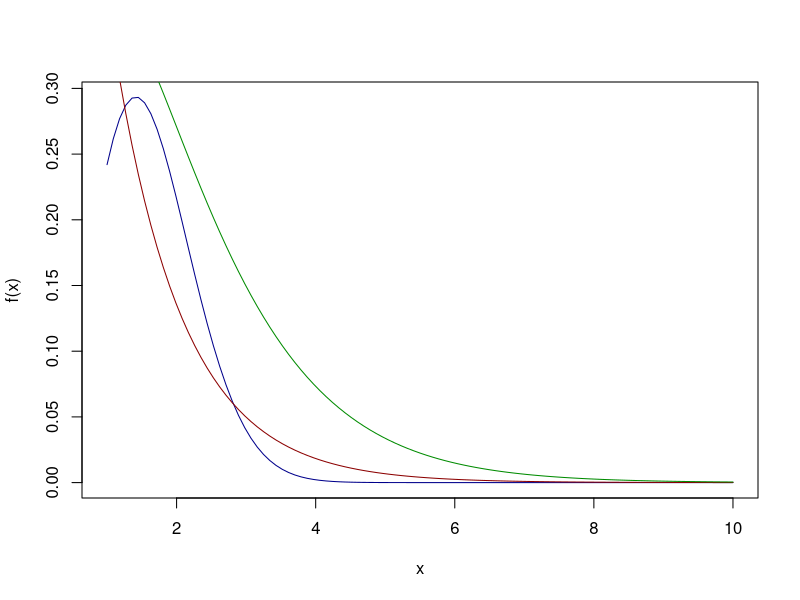

Write R code to recreate this figure.
## ---- chunk 1

g1 <- function(x){
  exp(-x)*I(x>=0)*I(x<=0.5)
}
n1 <- 10000

#Sampling from Uniform (0,0.5)
u1 <- runif(n1, 0, 0.5)
gx1 <- g1(u1)
theta.hat1 <- 0.5*mean(gx1)

#Sampling from Exponential
e1 <- rexp(n1)
fgx1 <- g1(e1)/exp(-e1)
theta.star1 <- mean(fgx1)

#Simulations for Variance
theta1_1 <- integer(n1)
theta1_2 <- integer(n1)
for(i in 1:n1){
  U <- runif(n1, 0, 0.5)
  Y1_1 <- g1(U)
  theta1_1[i] <- mean(Y1_1)*0.5
  
  E <- rexp(n1)
  Y1_2 <- g1(E)/exp(-E)
  theta1_2[i] <- mean(Y1_2)
}

v1_1 <- var(theta1_1)
v1_2 <- var(theta1_2)

## ---- chunk 2
n2 <- 10000
theta2_1 <- integer(n2)
theta2_2 <- integer(n2)
for (i in 1:n2){
  #Basic MC method
  U1 <- runif(n2)
  theta2_1[i] <- mean(exp(U1))
  
  #Antithetic method
  U2 <- runif(n2/2)
  Y1 <- exp(U2)
  Y2 <- exp(1-U2)
  theta2_2[i] <- mean((Y1+Y2)/2)
}

## ---- chunk 3
n3 <- 10000
theta3 <- numeric(n3)
for (i in 1:n3){
  #Antithetic method
  U3 <- runif(n3/2)
  Y1 <- exp(-U3)/(1+U3^2)
  Y2 <- exp(-(1-U3)/(1+(1-U3)^2))
  theta3[i] <- mean((Y1+Y2)/2)
}
## ---- chunk 4
gx4 <- function(x){
  ((x^2)/sqrt(2*pi))*exp(-(x^2)/2)*I(x>=1)
}

#Importance function 1
f4_1 <- function(x){
  exp(-x)
}

#Importance function 2
f4_2 <- function(x){
  1/x^2
}
## ---- chunk 5
curve(((x^2)/sqrt(2*pi))*exp(-(x^2)/2)*I(x>=1), col='blue4', xlim=c(1,10), ylab="f(x)")
curve(exp(-x), add=T, col='red4', xlim=c(1,10))
curve(dgamma(x,2,1), add=T, col='green4', xlim=c(1,10))
## ---- chunk 6
n4 <- 10000
theta.hat4 <- numeric(2)
se4 <- numeric(2)

#Using f1
x4_1 <- rexp(n4) 
fg4_1 <- gx4(x4_1)/f4_1(x4_1)
theta.hat4[1] <- mean(fg4_1)
se4[1] <- sd(fg4_1)

#Using f2
x4_2 <- rgamma(n4, 2, 1)
fg4_2 <- gx4(x4_2)/dgamma(x4_2, 2,1)
theta.hat4[2] <- mean(fg4_2)
se4[2] <- sd(fg4_2)


rbind(theta.hat4,se4/sqrt(n4))

